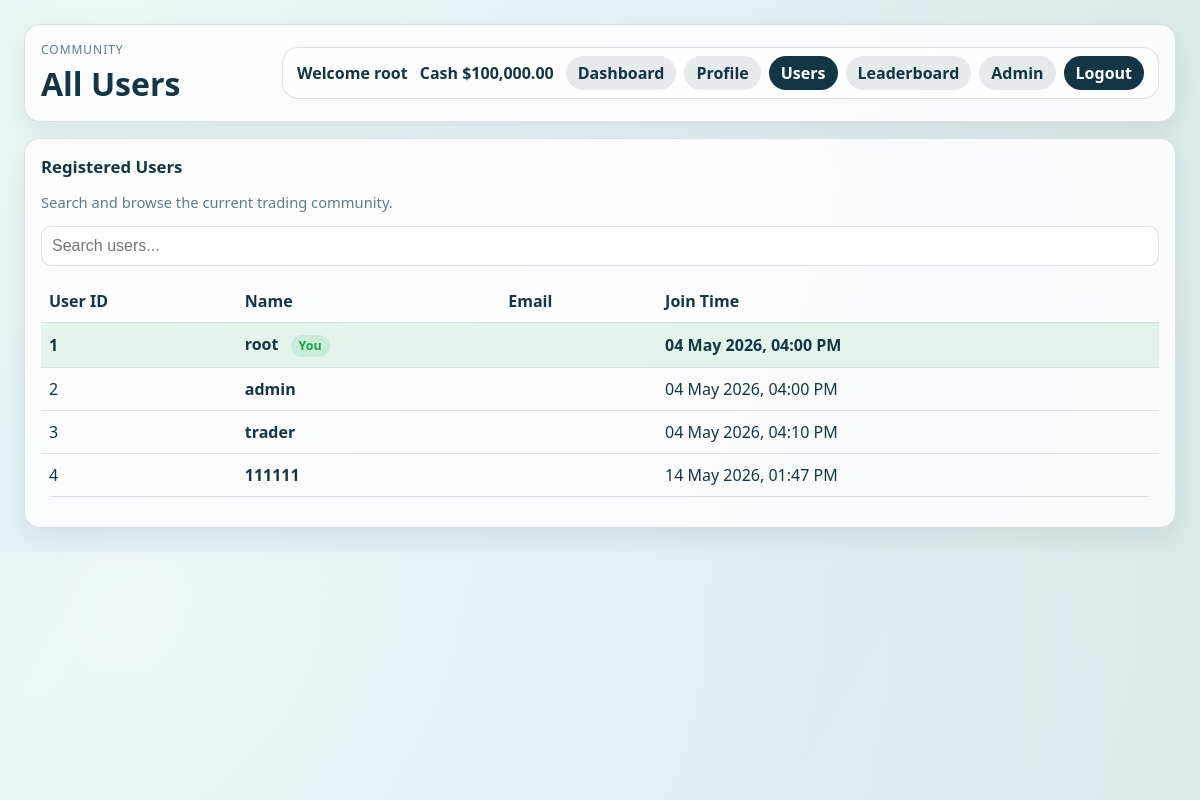
Page /users (signed in) on the earlier database version.
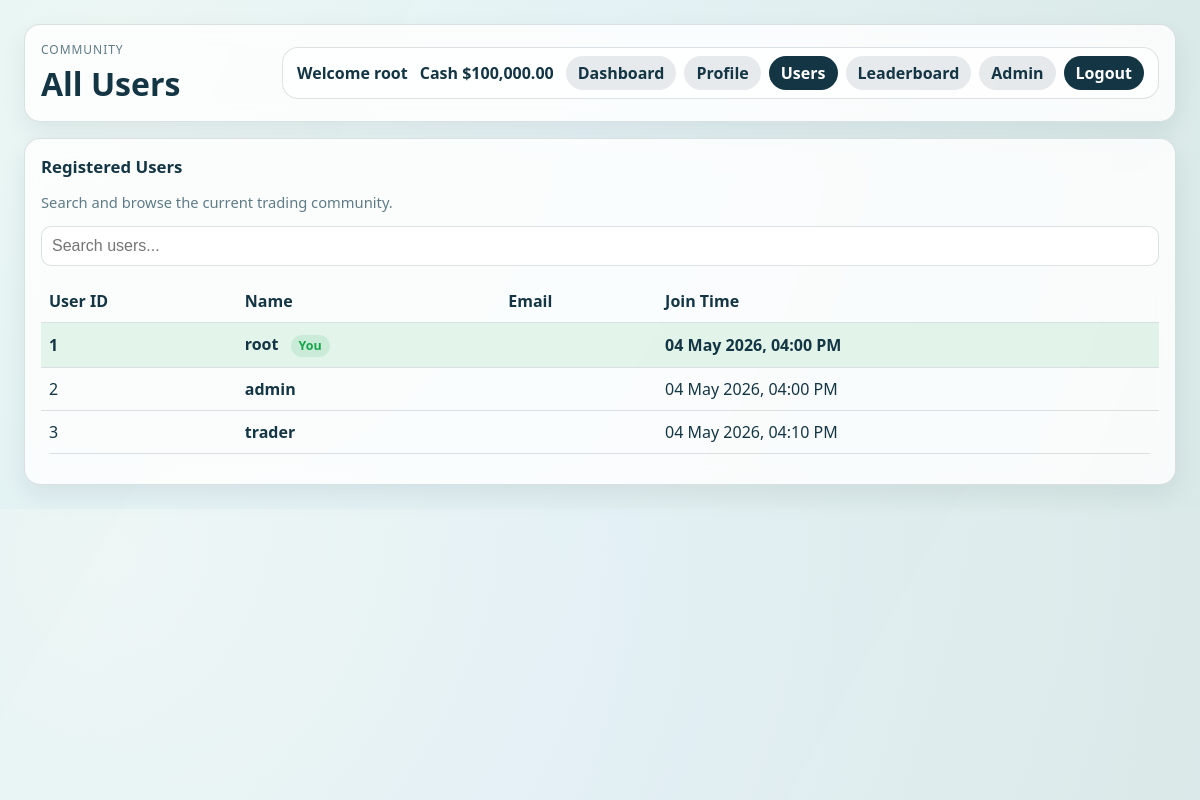
Same page on the later database version.
### models.py (models this page shows, shortened)
class User(UserMixin, db.Model):
    id = db.Column(db.Integer, primary_key=True)
    username = db.Column(db.String(30), unique=True, nullable=False)
    email = db.Column(db.String(120), unique=True, nullable=False)
    password_hash = db.Column(db.String(255), nullable=False)
    is_admin = db.Column(db.Boolean, nullable=False, default=False)
    cash = db.Column(db.Numeric(12, 2), nullable=False, default=Decimal("10000.00"))
    bio = db.Column(db.String(200), nullable=True, default="")
    avatar_url = db.Column(db.String(500), nullable=True, default="")
    hide_holdings = db.Column(db.Boolean, nullable=False, default=False)
    created_at = db.Column(db.DateTime, nullable=False, default=datetime.utcnow)
    holdings = db.relationship("StockHolding", back_populates="user", cascade="all, delete-orphan")
    transactions = db.relationship("StockTransaction", back_populates="user", cascade="all, delete-orphan")

### app.py (the view)
@app.route("/users")
@login_required
def users():
    page = request.args.get("page", 1, type=int)
    data = get_users_paginated(page=page)
    return render_template(
        "users.html",
        users=data["users"],
        has_next=data["has_next"],
        has_prev=data["has_prev"],
        page=data["page"]
    )

### app.py (called while the page is built)
@login_manager.user_loader
def load_user(user_id):
    return User.query.get(int(user_id))

### user_service.py (called while the page is built)
def get_users_paginated(page=1, per_page=5):
    users = User.query.order_by(User.created_at.asc()).paginate(page=page, per_page=per_page)
    return {
        "users": [
            {
                "id": user.id,
                "username": user.username,
                "joinTime": user.created_at.strftime("%d %b %Y, %I:%M %p"),
            }
            for user in users.items
        ],
        "has_next": users.has_next,
        "has_prev": users.has_prev,
        "page": page
    }

### templates/users.html (shortened to what this page needs)
<!doctype html>
<html lang="en">
<head>
    <link rel="stylesheet" href="{{ url_for('static', filename='css/dashboard.css') }}">
</head>
<body>
    <div class="dashboard-bg"></div>
    <main class="dashboard">
        <header class="page-header panel">
            <div>
                <p class="kicker">Community</p>
                <h1>All Users</h1>
            </div>
            {% include "_main_nav.html" %}
        </header>
        <section class="panel full-span">
            <div class="section-head">
                <div>
                    <h2>Registered Users</h2>
                    <p class="muted-text">Search and browse the current trading community.</p>
                </div>
            </div>
            <input
                type="text"
                class="search-input"
                placeholder="Search users..."
                id="searchInput"
                autocomplete="off"
                onkeyup="filterUsers()"
            >
            <div class="table-wrap">
                <table>
                    <thead>
                        <tr>
                            <th>User ID</th>
                            <th>Name</th>
                            <th>Email</th>
                            <th>Join Time</th>
                        </tr>
                    </thead>
                    <tbody id="userTableBody">
                        {% if users|length == 0 %}
                            <tr>
                                <td colspan="4" class="empty-state">No users found.</td>
                            </tr>
                        {% else %}
                            {% for user in users %}
                            <tr class="user-row {% if current_user.is_authenticated and user.id == current_user.id %}current-user{% endif %}">
                                <td>{{ user.id }}</td>
                                <td>
                                    <a class="user-profile-link" href="{{ url_for('public_profile', user_id=user.id) }}">
                                        {{ user.username }}
                                    </a>
                                    {% if current_user.is_authenticated and user.id == current_user.id %}
                                        <span class="inline-pill">You</span>
                                    {% endif %}
                                </td>
                                <td>{{ user.email }}</td>
                                <td>{{ user.joinTime if user.joinTime else 'N/A' }}</td>
                            </tr>
                            {% endfor %}
                        {% endif %}
                    </tbody>
                </table>
            </div>
        </section>
    </main>
</body>
</html>

### templates/_main_nav.html
<div class="header-actions">
    <div class="user-panel">
        <div class="user-summary">
            <p class="welcome-text">Welcome {{ current_user.username }}</p>
            <p class="welcome-text">Cash <span id="accountCash">${{ "{:,.2f}".format(current_user.cash|float) }}</span></p>
        </div>
        <nav class="user-links" aria-label="Main navigation">
            <a class="action-link secondary {% if request.endpoint == 'dashboard' %}active{% endif %}" href="{{ url_for('dashboard') }}">Dashboard</a>
            <a class="action-link secondary {% if request.endpoint == 'profile' %}active{% endif %}" href="{{ url_for('profile') }}">Profile</a>
            <a class="action-link secondary {% if request.endpoint == 'users' %}active{% endif %}" href="{{ url_for('users') }}">Users</a>
            <a class="action-link secondary {% if request.endpoint == 'leaderboard' %}active{% endif %}" href="{{ url_for('leaderboard') }}">Leaderboard</a>
            {% if current_user.is_admin %}
                <a class="action-link secondary {% if request.endpoint in ['admin_dashboard', 'admin_users', 'admin_stocks', 'toggle_admin_role'] %}active{% endif %}" href="{{ url_for('admin_dashboard') }}">Admin</a>
            {% endif %}
            <a class="action-link" href="{{ url_for('logout') }}">Logout</a>
        </nav>
    </div>
</div>

Differences in the rows shown:
removed User: id "4", username "111111", joinTime "14 May 2026, 01:47 PM"
